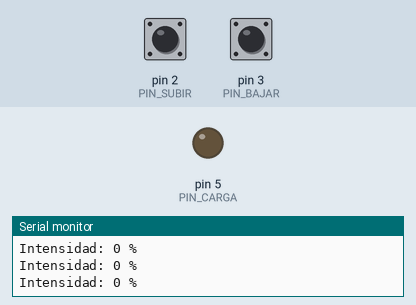
This sketch was run on a simulated Arduino Uno, built with avr-gcc and run on an emulated ATmega328P. Parts: output pins drawn as LEDs (lit = HIGH), the last lines printed to the serial monitor. The test bench sets the inputs (shaded band); at power-on: pin 2 (PIN_SUBIR) HIGH, pin 3 (PIN_BAJAR) HIGH.

Above: at 1.2 s.
1.3 s: pin 2 (PIN_SUBIR) pulled LOW for 0.15 s
At 2.0 s:
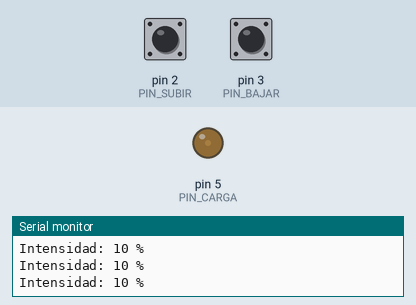
2.9 s: pin 3 (PIN_BAJAR) pulled LOW for 0.15 s
At 3.4 s:
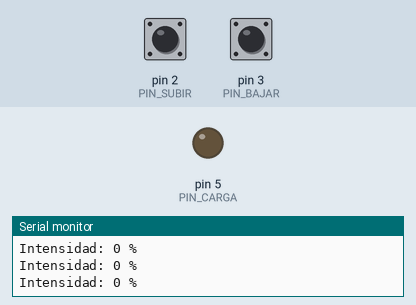
6.0 s: pin 2 (PIN_SUBIR) pulled LOW for 1 s
At 6.5 s:
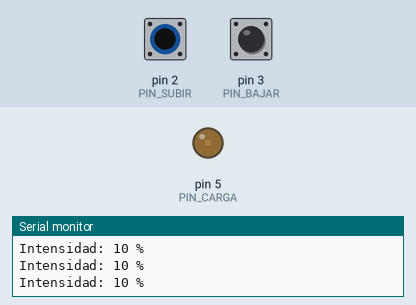
8.5 s: pin 3 (PIN_BAJAR) pulled LOW for 1 s
At 9.1 s:
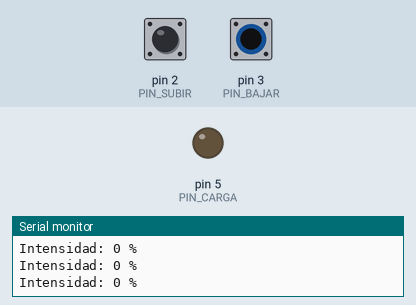
12.5 s: pin 2 (PIN_SUBIR) pulsed LOW 5 times (0.12 s each, 0.3 s apart)
At 14.6 s:
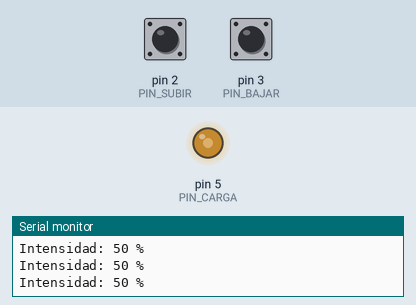
15.5 s: pin 2 (PIN_SUBIR) pulled LOW for 0.15 s
At 16.7 s:
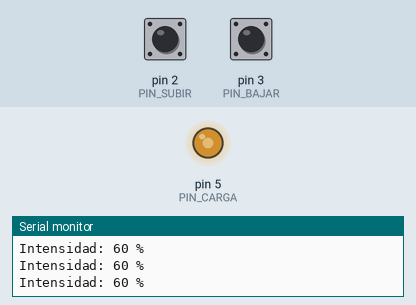
Timing chart, 0 to 18.1 s (numbered marks = the images above; inputs shaded):
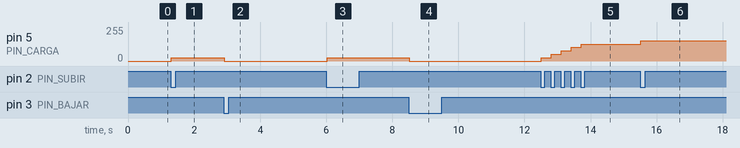

The sketch:

P18_dos_botones.ino
```cpp
/*
  P18 · Reto: dos botones suben y bajan la intensidad de 10 en 10 % (solución del instructor)   Sesión 9
  ------------------------------------------------------------------
  Qué hace: el botón del pin 2 SUBE la intensidad 10 % y el botón del pin 3 la BAJA 10 %
  (de 0 a 100 %). Se ve en el Monitor Serie (velocidad 9600).

  Conexiones: las de P18 y dos botones, en lugar del potenciómetro
    PN2222   emisor -> GND ; base -> resistencia 330 ohm -> pin 5 ; colector -> carga
    LED      pata larga (+) -> resistencia 220 ohm -> 5 V ; pata corta (-) -> colector
    Botón SUBIR  una pata -> pin 2 ; la pata opuesta (en diagonal) -> GND
    Botón BAJAR  una pata -> pin 3 ; la pata opuesta (en diagonal) -> GND

  Ideas clave:
    - Una variable "porcentaje" que sube y baja de 10 en 10, y constrain() que la mantiene
      entre 0 y 100 (si no, bajaría de 0 o pasaría de 100).
    - map() lleva el porcentaje (0 a 100) a PWM (0 a 255), como en P10.
    - Cada botón se detecta en el MOMENTO en que se presiona, para que un toque largo no
      cuente varias veces.
*/

const int PIN_SUBIR = 2;
const int PIN_BAJAR = 3;
const int PIN_CARGA = 5;
const int PASO = 10;                    // cuánto sube o baja cada toque, en %

int porcentaje = 0;
int subirAnterior = HIGH;
int bajarAnterior = HIGH;

void setup() {
  pinMode(PIN_SUBIR, INPUT_PULLUP);
  pinMode(PIN_BAJAR, INPUT_PULLUP);
  pinMode(PIN_CARGA, OUTPUT);
  Serial.begin(9600);
}

void loop() {
  int subirActual = digitalRead(PIN_SUBIR);
  int bajarActual = digitalRead(PIN_BAJAR);

  if (subirAnterior == HIGH && subirActual == LOW) {
    porcentaje = porcentaje + PASO;
  }
  if (bajarAnterior == HIGH && bajarActual == LOW) {
    porcentaje = porcentaje - PASO;
  }
  subirAnterior = subirActual;
  bajarAnterior = bajarActual;

  porcentaje = constrain(porcentaje, 0, 100);
  int pwm = map(porcentaje, 0, 100, 0, 255);
  analogWrite(PIN_CARGA, pwm);

  Serial.print("Intensidad: ");
  Serial.print(porcentaje);
  Serial.println(" %");
  delay(30);                             // también evita el rebote de los botones
}
```

Measured:
- after the input at 1.3 s, pin 5 (PIN_CARGA): 0/255 → 25/255 at once
- after the input at 2.9 s, pin 5 (PIN_CARGA): 25/255 → 0/255 at once
- after the input at 6.0 s, pin 5 (PIN_CARGA): 0/255 → 25/255 at once
- after the input at 8.5 s, pin 5 (PIN_CARGA): 25/255 → 0/255 at once
- after the input at 12.5 s, pin 5 (PIN_CARGA): moves from 0/255 to 127/255 over 1.2 s, starting at once
- after the input at 15.5 s, pin 5 (PIN_CARGA): 127/255 → 153/255 at once
